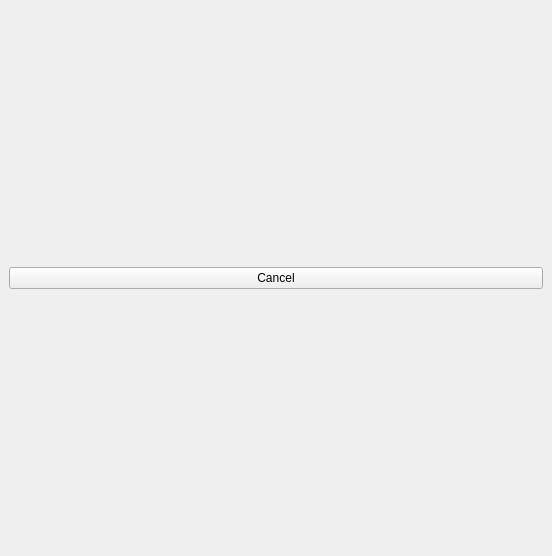
<?xml version="1.0" encoding="UTF-8"?>
<ui version="4.0">
 <class>Where2BSafeDockWidgetBase</class>
 <widget class="QDockWidget" name="Where2BSafeDockWidgetBase">
  <property name="geometry">
   <rect>
    <x>0</x>
    <y>0</y>
    <width>552</width>
    <height>556</height>
   </rect>
  </property>
  <property name="windowTitle">
   <string>Where2Bsafe</string>
  </property>
  <widget class="QWidget" name="dockWidgetContents">
   <layout class="QGridLayout" name="gridLayout">
    <item row="0" column="0">
     <widget class="QPushButton" name="cancelCounterButton">
      <property name="text">
       <string>Cancel</string>
      </property>
     </widget>
    </item>
   </layout>
  </widget>
 </widget>
 <resources/>
 <connections/>
</ui>
